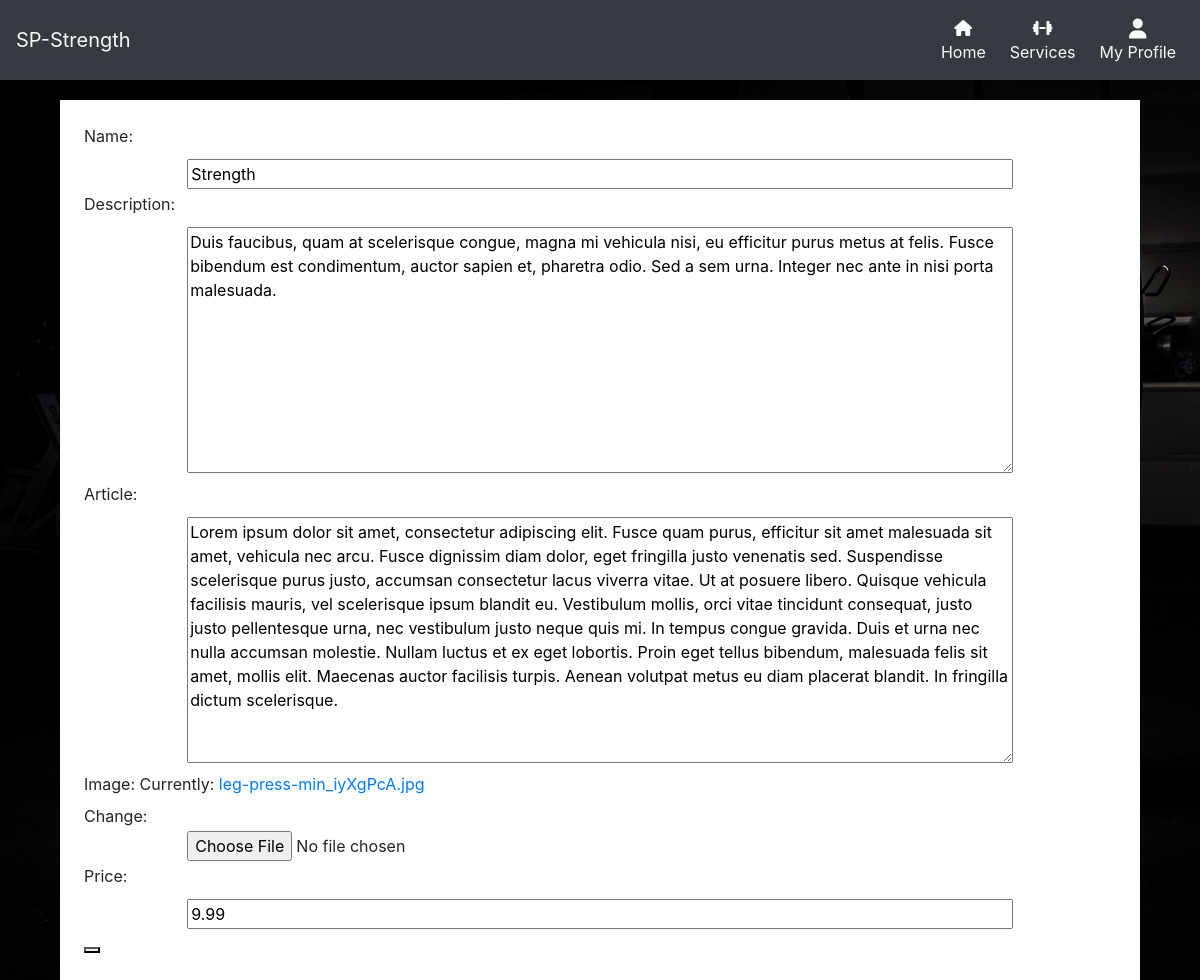
Screenshot of /services/edit/Strength/ (signed in) with the database file from the repository.
### services/models.py (models this page shows)
class Training_Type(models.Model):
    name = models.CharField(max_length=254)
    description = models.TextField()
    article = models.TextField(null=True, blank=True)
    image = models.ImageField()
    price = models.DecimalField(decimal_places=2, max_digits=5, null=True, blank=True)
    def __str__(self):
        return self.name

### services/views.py (the view)
# urls.py: path('edit/<str:article_name>/', views.edit, name='edit')
def edit(request, article_name):
    article_name = get_object_or_404(Training_Type, name=article_name)
    context = {
                'article': article_name
            }
    if request.user.is_superuser:
        if request.method == 'POST':
            form = ArticleForm(request.POST, request.FILES, instance=article_name)
            if form.is_valid():
                form.save()
                return redirect('article', article_name)
        else:
            form = ArticleForm(instance=article_name)
        context = {
            'article': article_name,
            'form': form
        }
        return render(request, 'services/edit.html', context)
    else:
        return redirect('article', article_name)

### services/forms.py
class ArticleForm(forms.ModelForm):
    class Meta:
        model = Training_Type
        fields = '__all__'
    def __init__(self, *args, **kwargs):
        super().__init__(*args, **kwargs)
        placeholders = {
            'name': 'name',
            'description': 'description',
            'article': 'article content',
            'image': 'image',
            'price': 'price',
        }
        self.fields['name'].widget.attrs['readonly'] = True
        self.fields['description'].widget.attrs['autofocus'] = True
        for field in self.fields:
            placeholder = placeholders[field]
            self.fields[field].widget.attrs['placeholder'] = placeholder
            self.fields[field].widget.attrs['class'] = 'formstyle'

### services/templates/services/edit.html (shortened to what this page needs)
<!DOCTYPE html>
{% extends 'base.html' %}
{% load static %}
{% block content %}
    <div class="container-fluid top-margin services-container p-4">
        <div class="row">
           <div class="col-12">
                <form action = "{% url 'edit' article %}" method = "POST" id="article_update">
                    {{ form }}
                    <button></button>
                </form>
            </div>
        </div>
    </div>
{% endblock %}

### static/css/style.css (style rules this page uses)
body { background: url('/media/back-squat-min.jpg') no-repeat center center fixed; background-size: cover; height: 100vh; z-index: -1000; }
.top-margin { margin-top: 66px; }
.services-container { margin-left: 5%; margin-right: 5%; width: 90%; background-color: white; margin-top: 100px; }
.formstyle { width: 80%; margin: 3px 10% }

### rows the page displays
Training_Type: name "Strength", description "Duis faucibus, quam at scelerisque congue, magna mi vehicula nisi, eu efficitur purus metus at felis. Fusce bibendum est condimentum, auctor sapien et, pharetra odio. Sed a sem urna. Integer nec ante in nisi porta malesuada.", article "Lorem ipsum dolor sit amet, consectetur adipiscing elit. Fusce quam purus, efficitur sit amet malesuada sit amet, vehicula nec arcu. Fusce dignissim diam dolor, eget fringilla justo venenatis sed. Suspendisse scelerisque purus justo, accumsan consectetur lacus viverra vitae. Ut at posuere libero. Quisque vehicula facilisis mauris, vel scelerisque ipsum blandit eu. Vestibulum mollis, orci vitae tincidunt consequat, justo justo pellentesque urna, nec vestibulum justo neque quis mi. In tempus congue gravida. Duis et urna nec nulla accumsan molestie. Nullam luctus et ex eget lobortis. Proin eget tellus bibendum, malesuada felis sit amet, mollis elit. Maecenas auctor facilisis turpis. Aenean…", price "9.99"
